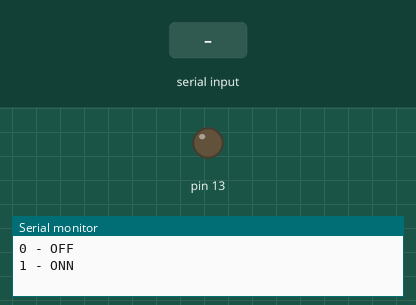
Simulated run of this sketch. Board: Arduino Uno, built with avr-gcc and run on an emulated ATmega328P. On the bench: output pins drawn as LEDs (lit = HIGH), the last lines printed to the serial monitor. The inputs (shaded band) are chosen by the test bench.

Above: at 1.2 s.
1.3 s: "1" received over Serial
At 2.1 s:
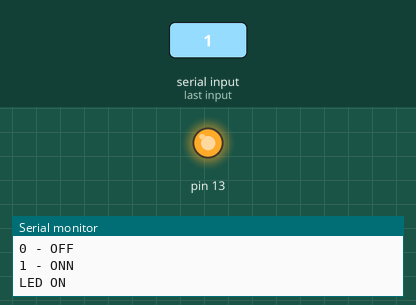
2.8 s: "0" received over Serial
At 3.2 s:
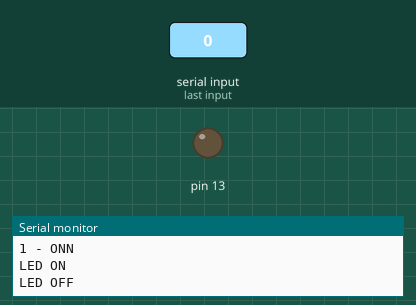
Timing chart, 0 to 5.8 s (numbered marks = the images above; inputs shaded):
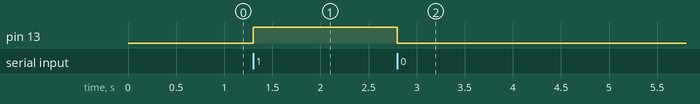

Measured:
- after the input at 1.3 s, pin 13: LOW → HIGH at once
- after the input at 2.8 s, pin 13: HIGH → LOW at once

The sketch:

serialsub.ino
```cpp
void setup()
{
  pinMode(13, OUTPUT);
  Serial.begin(9600);
  Serial.println("0 - OFF\n1 - ONN");
}
void loop()
{
  if(Serial.available())
  {
    char letter = Serial.read();
    if(letter == '0')
    {
      digitalWrite(13, LOW);
      Serial.println("LED OFF");
    }
    else if(letter == '1')
    {
      digitalWrite(13, HIGH);
      Serial.println("LED ON");
    }
  }
}
```
